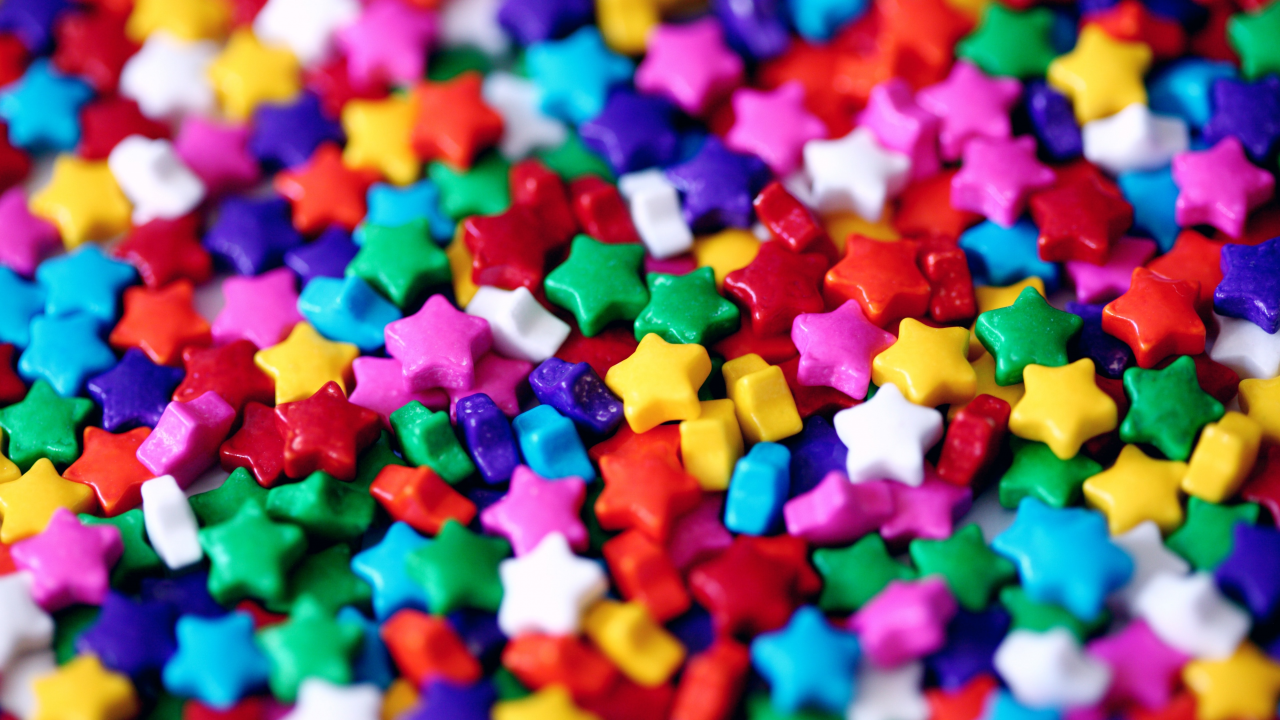
#> input picture Programacion de IA/Tratamiento de imagen/Ejercicio 4 OpenCV/images/caramelos.jpg, 3840 x 2160 px (shown at 1/3 size)
$ jupyter execute Practica_4_OpenCV.ipynb
#> lines starting #> are read from the running program, lines starting #| are printed output that depends on the picture; after the words box and inside, x2 and y2 are one past the last pixel; in counts of white or black regions, pixels touching at a corner belong together
# UT4 - Sesión 4: Introducción a OpenCV
**Módulo:** Programación de Inteligencia Artificial y Big Data
**Unidad:** UT4 - Tratamiento de Imagen

---

### Objetivo de la práctica
Dejar de tratar las imágenes "a mano" con bucles de NumPy y empezar a usar las herramientas profesionales de **OpenCV (cv2)**.
Aprenderás a gestionar archivos, transformar geometría, dibujar y, lo más importante, **entender la lógica de las máscaras binarias**.

### Requisitos previos
Necesitas una imagen llamada `imagen_a_analizar.png` en la misma carpeta que este notebook. Puedes usar cualquier foto (preferiblemente una con colores vivos y objetos definidos).

[cell 1]
# 🛠️ CONFIGURACIÓN INICIAL
import cv2
import numpy as np
import matplotlib.pyplot as plt

# Configuración para que las imágenes se vean bien en el notebook
import matplotlib
matplotlib.rcParams['figure.figsize'] = (6.0, 6.0)
matplotlib.rcParams['image.cmap'] = 'gray'

print(f"Versión de OpenCV instalada: {cv2.__version__}")

imagen_de_carga = 'images/caramelos.jpg'

---

## NIVEL 1: Primeros Pasos (Guiado)
*Objetivo: Familiarizarse con la sintaxis básica y el problema BGR vs RGB.*

### Ejercicio 1: Carga y Visualización
Carga la imagen `imagen_a_analizar.png`. Recuerda que OpenCV carga en **BGR** (Azul-Verde-Rojo), pero Matplotlib espera **RGB**. Si no conviertes, los colores saldrán invertidos.

[cell 2]
# 1. Cargar imagen
img_bgr = cv2.imread(imagen_de_carga)
#> img_bgr is the input picture: shape (2160, 3840, 3); mean B, G, R 111.7, 94.8, 129.1

# 2. Comprobar seguridad
if img_bgr is None:
    print("Error: No se encuentra la imagen. Sube una foto a la carpeta.")
else:
    # 3. Convertir de BGR a RGB para visualizar en el notebook
    img_rgb = cv2.cvtColor(img_bgr, cv2.COLOR_BGR2RGB)

    # 4. Mostrar
    plt.imshow(img_rgb)
    plt.title("Imagen cargada correctamente (RGB)")
    plt.axis('off')
    plt.show()

### Ejercicio 2: Inspección de Propiedades
Las imágenes en OpenCV siguen siendo arrays de NumPy. Es vital saber cuánto miden.

[cell 3]
if img_bgr is not None:
    # .shape devuelve (Alto, Ancho, Canales)
    alto, ancho, canales = img_bgr.shape

    print(f"🔹 Altura: {alto} píxeles")
#| 🔹 Altura: 2160 píxeles
    print(f"🔹 Anchura: {ancho} píxeles")
#| 🔹 Anchura: 3840 píxeles
    print(f"🔹 Canales: {canales} (3 = Color, 1 = Gris)")
#| 🔹 Canales: 3 (3 = Color, 1 = Gris)
    print(f"🔹 Tipo de dato: {img_bgr.dtype}") # uint8 es el estándar (0-255)
#| 🔹 Tipo de dato: uint8

### Ejercicio 3: Guardar Archivos
Vamos a convertir la imagen a escala de grises y guardarla en el disco duro como un archivo PNG nuevo.

[cell 4]
# 1. Convertir a Grises
img_gray = cv2.cvtColor(img_bgr, cv2.COLOR_BGR2GRAY)

# 2. Guardar en disco
# cv2.imwrite('nombre_archivo', variable_imagen)
exito = cv2.imwrite('resultado_gris.png', img_gray)

if exito:
    print("Imagen guardada como 'resultado_gris.png'. Revisa tu carpeta.")
else:
    print("Error al guardar.")

### Ejercicio 4: Recorte (ROI - Region of Interest)
OpenCV no tiene una función `.crop()`. Utilizamos directamente el **Slicing de NumPy**.
La sintaxis es `imagen[y_inicio:y_fin, x_inicio:x_fin]`.

[cell 5]
# Recortamos el cuadrante superior izquierdo
mitad_alto = alto // 2
mitad_ancho = ancho // 2

# OJO: Primero va el eje Y (filas), luego el X (columnas)
recorte = img_rgb[0:mitad_alto, 0:mitad_ancho]

plt.imshow(recorte)
plt.title("Recorte (ROI)")
plt.show()

### Ejercicio 5: Separación de Canales (Split)
Podemos separar la imagen en sus tres capas (Blue, Green, Red) para procesarlas individualmente.

[cell 6]
B, G, R = cv2.split(img_bgr)

# Visualizamos el canal ROJO
# Nota: Se ve en blanco y negro. Las zonas blancas son las que tienen mucho rojo.
plt.imshow(R, cmap='gray')
plt.title("Canal Rojo (Mapa de calor)")
plt.show()

---

## NIVEL 2: Manipulación (Intermedio)
*Instrucciones: En estos ejercicios sabes el objetivo, pero debes encontrar la función adecuada en la librería `cv2`. Presta mucha atención al orden de los parámetros, es donde suelen fallar estos algoritmos.*

### Ejercicio 6: Redimensionado
Queremos reducir la imagen a la mitad.
**Reto:** OpenCV es muy estricto con el tipo de dato de las dimensiones (deben ser enteros) y con el orden (primero ancho, luego alto).

[cell 7]
# 1. Calcular las nuevas dimensiones
# OJO: Las dimensiones en píxeles deben ser números enteros (int), no decimales.
nuevo_ancho = int(ancho / 2)
nuevo_alto = int(alto / 2)
nuevas_dims = (nuevo_ancho, nuevo_alto)

# 2. Busca la función de OpenCV para cambiar el tamaño (Resize)
# Pista: La función pide (imagen_origen, tamaño_destino_tupla)
# img_pequena = cv2.______(______, ______)
img_pequena = cv2.resize(img_rgb, nuevas_dims)

plt.imshow(img_pequena)
plt.title(f"Nueva forma: {img_pequena.shape}")
plt.show()

### Ejercicio 7: Rotación (La matriz de transformación)
En OpenCV, rotar no es una sola función. Es un proceso de dos pasos:
1. Calcular la matemática (Matriz de 2x3).
2. Aplicar esa matriz a los píxeles (Transformación Afín).

[cell 8]
centro = (ancho // 2, alto // 2)
angulo = 45
escala = 1.0

# 1. Generar la Matriz de Rotación
# Busca una función que devuelva una "RotationMatrix2D"
M = cv2.getRotationMatrix2D(centro, angulo, escala)

# 2. Aplicar la transformación
# Busca una función que aplique una transformación afín ("Warp Affine")
# Nota: Esta función pide el tamaño final como (ancho, alto)
img_rotada = cv2.warpAffine(img_rgb, M, (ancho, alto))

plt.imshow(img_rotada)
plt.show()

### Ejercicio 8: Dibujar Formas Geométricas
Dibuja un rectángulo verde y un círculo azul sólido.
**Reto:** Busca en la documentación cómo indicar que un círculo debe estar **relleno** en lugar de solo dibujar el borde.

[cell 9]
img_dibujo = img_rgb.copy()

# 1. Rectángulo Verde
# Busca la función que dibuja un rectángulo. Parámetros típicos: img, pt1, pt2, color, grosor.
# Dibuja desde (50,50) hasta (200,200). Color Verde en RGB es (0, 255, 0).
cv2.rectangle(img_dibujo, (50, 50), (200, 200), (0, 255, 0), 3)

# 2. Círculo Azul Relleno
# Busca la función que dibuja un círculo.
# Pista: Para rellenar una figura cerrada, el grosor (thickness) debe ser un número negativo específico.
cv2.circle(img_dibujo, (ancho//2, alto//2), 50, (0, 0, 255), -1)

plt.imshow(img_dibujo)
plt.show()

### Ejercicio 9: Umbralización (Binarizar)
Convierte la imagen a blanco y negro puro. Los píxeles claros serán blancos, los oscuros negros.
**Reto:** La función de umbral devuelve **dos** valores (una tupla). El primero es el umbral usado, el segundo es la imagen. Debes capturar solo la imagen.

[cell 10]
# Convertimos a grises primero
gris = cv2.cvtColor(img_bgr, cv2.COLOR_BGR2GRAY)

# Aplicar Umbral fijo (Threshold)
# Busca la función que aplica un umbral.
# Parámetros: imagen, valor_umbral(127), valor_maximo(255), tipo_umbral(BINARY)
# ¡Cuidado con el desempaquetado de la tupla de retorno!
_, binaria = cv2.threshold(gris, 127, 255, cv2.THRESH_BINARY)
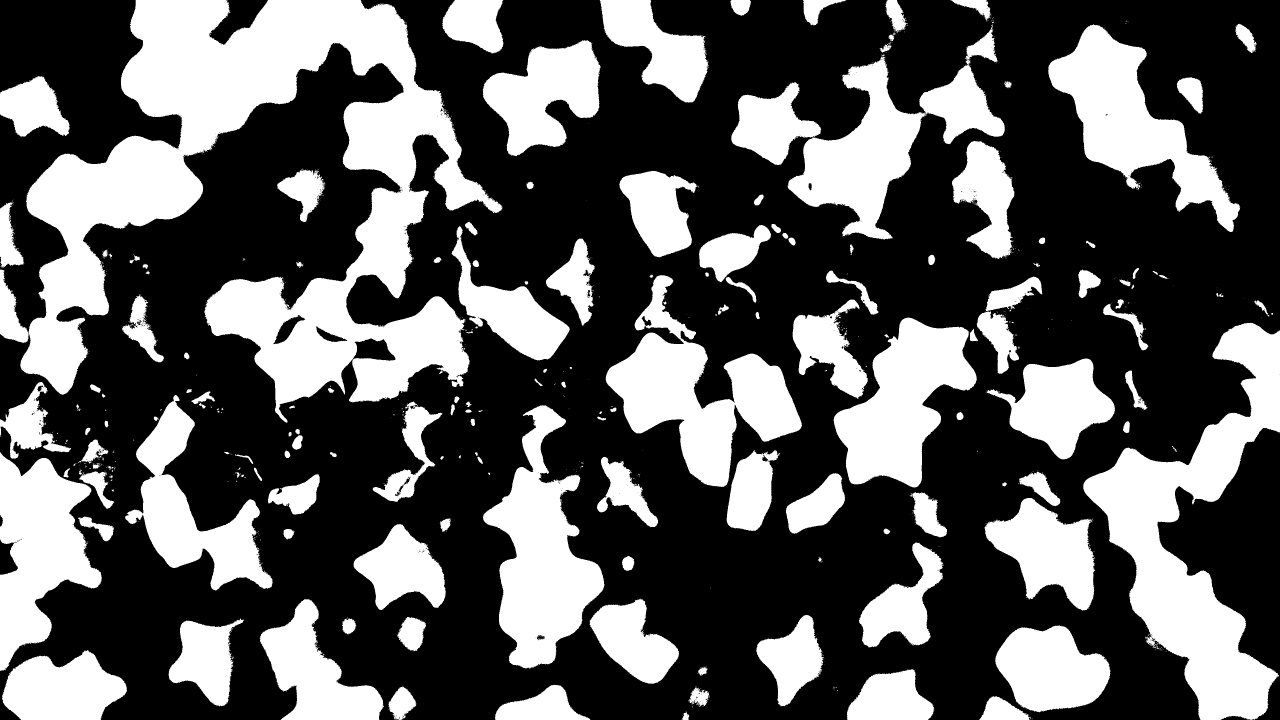
#> binaria: shape (2160, 3840) (shown at 1/3 size); 35.9% white; 1083 white regions (905 under 20 px), largest, box (x1, y1, x2, y2) and area: (0, 0, 1508, 1268) 709545, (3250, 968, 3840, 2160) 249721, (1817, 825, 2406, 1461) 142064

plt.imshow(binaria, cmap='gray')
plt.show()

### Ejercicio 10: Máscaras (La lógica de bits)
Tienes una máscara blanca sobre fondo negro. Quieres usarla para recortar la imagen original.
**Reto:** Entender que esto es una operación lógica `AND`. Si `A=Imagen` y `B=Mascara`: ¿Cómo hacemos para que solo quede `A` donde `B` es verdadero?

[cell 11]
# Preparamos una máscara de ejemplo (Círculo blanco)
mascara = np.zeros((alto, ancho), dtype='uint8')
cv2.circle(mascara, (ancho//2, alto//2), 100, 255, -1)
#> mascara: shape (2160, 3840); 0.38% white; 1 white region, box (x1, y1, x2, y2) and area: (1820, 980, 2021, 1181) 31417

# Aplicar la máscara
# Busca una función para la operación lógica "Bitwise AND".
# Truco: Estas funciones suelen pedir dos imágenes (src1, src2).
# Como solo tenemos una imagen real, pon la misma imagen en src1 y src2.
# Pasa la variable 'mascara' en el parámetro con nombre 'mask'.
resultado = cv2.bitwise_and(img_rgb, img_rgb, mask=mascara)

# Visualización
fig, (ax1, ax2) = plt.subplots(1, 2)
ax1.imshow(mascara, cmap='gray'); ax1.set_title("Máscara")
ax2.imshow(resultado); ax2.set_title("Recorte")
plt.show()

---

## NIVEL 3: Retos de Investigación (Sin pistas)
*Instrucciones: A partir de aquí se acabó la ayuda guiada. Tienes el enunciado del problema y una celda vacía. Deberás buscar en Google o en la documentación oficial las funciones necesarias para resolverlo. ¡Bienvenido al trabajo real de un ingeniero de Visión Artificial!*

### Ejercicio 11: Detector de Objetos Rojos (El problema del Matiz)
Crea un script que genere una máscara que muestre **SOLO** los píxeles rojos de la imagen.

**El Reto:** Si intentas detectar el rojo como cualquier otro color, verás que fallas o te dejas la mitad fuera.
**Investiga:** ¿Qué pasa con el matiz (Hue) del color ROJO en el círculo cromático de OpenCV (0-179)? ¿Está todo junto o separado? Tu código debe manejar esta excepción para ser robusto.

[cell 12]
# 1. Convertir a HSV
imagen_hsv = cv2.cvtColor(img_bgr, cv2.COLOR_BGR2HSV)
#> imagen_hsv: shape (2160, 3840, 3); mean H, S, V 108.1, 201.2, 179.9
# 2. Gestionar el rango del rojo (Investiga: ¿es un solo rango o son dos?)
# Máscara 1
lower_red = np.array([0,50,50])
upper_red = np.array([10,255,255])
mask1 = cv2.inRange(imagen_hsv, lower_red, upper_red)
#> mask1: shape (2160, 3840); 6.7% white; 441 white regions (302 under 20 px), largest, box (x1, y1, x2, y2) and area: (1504, 1232, 2171, 2160) 120423, (2344, 0, 2842, 300) 54916, (1219, 221, 1504, 506) 44344
# Máscara 2
lower_red = np.array([170,50,50])
upper_red = np.array([180,255,255])
mask2 = cv2.inRange(imagen_hsv, lower_red, upper_red)
#> mask2: shape (2160, 3840); 16.2% white; 487 white regions (336 under 20 px), largest, box (x1, y1, x2, y2) and area: (2152, 493, 2954, 1258) 216428, (276, 632, 1180, 1462) 198114, (1716, 1400, 2464, 2160) 173900

# 3. Generar la máscara final
mask = mask1 + mask2
#> mask: shape (2160, 3840); 22.9% white; 270 white regions (188 under 20 px), largest, box (x1, y1, x2, y2) and area: (1500, 1160, 2464, 2160) 350462, (2152, 493, 2960, 1267) 273268, (268, 615, 1180, 1462) 238596
# 4. Visualizar resultado (bitwise)
img_result = cv2.bitwise_and(img_rgb, img_rgb, mask=mask)
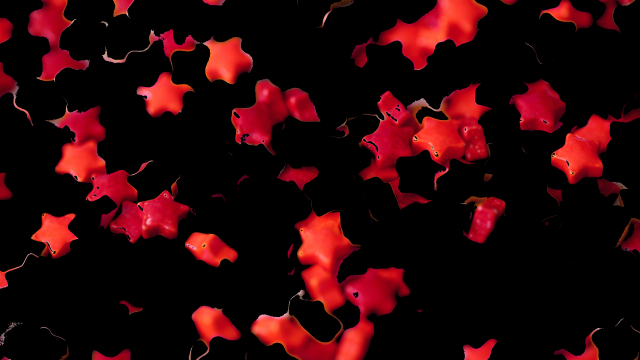
#> img_result: shape (2160, 3840, 3) (shown at 1/6 size); mean R, G, B 41.9, 5.7, 8.4
fig, (ax1, ax2) = plt.subplots(1, 2)
ax1.imshow(mask, cmap='gray'); ax1.set_title("Máscara")
ax2.imshow(img_result); ax2.set_title("Detección colores rojos")
plt.show()

### Ejercicio 12: Efecto Espejo Panorámico
Genera una nueva imagen que sea el doble de ancha que la original. En la mitad izquierda debe estar la imagen original y en la mitad derecha su reflejo en espejo (flip horizontal).

**Investiga:**
1. Cómo voltear una matriz (Flip).
2. Cómo concatenar dos matrices horizontalmente (Stacking).

[cell 13]
img_rgb_flip = cv2.flip(img_rgb, 1)
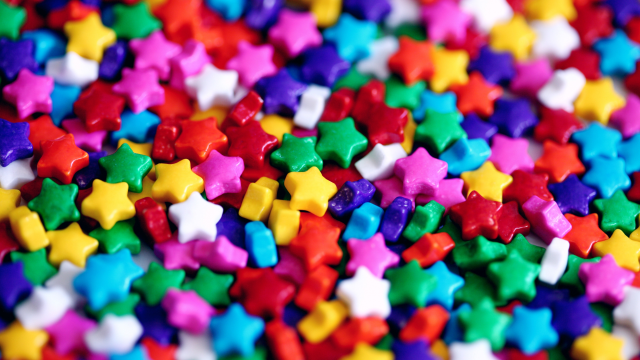
#> img_rgb_flip: shape (2160, 3840, 3) (shown at 1/6 size); mean R, G, B 129.1, 94.8, 111.7
img_panoramica = np.hstack((img_rgb, img_rgb_flip))
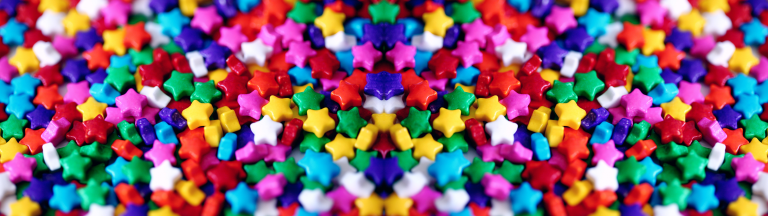
#> img_panoramica: shape (2160, 7680, 3) (shown at 1/10 size); mean R, G, B 129.1, 94.8, 111.7
plt.imshow(img_panoramica, cmap= "gray")
plt.show()

### Ejercicio 13: Texto Perfectamente Centrado
Escribe la palabra "INTELIGENCIA ARTIFICIAL" en el **centro geométrico exacto** de la imagen.

**El problema:** `cv2.putText` usa coordenadas, pero no sabe centrar texto automáticamente. Si pones el punto `(ancho/2, alto/2)`, el texto empezará ahí y quedará desplazado a la derecha.
**Reto:** Busca una función que te permita **medir** cuántos píxeles de ancho y alto ocupará una frase con una fuente y escala concretas ANTES de pintarla, para poder calcular la posición de inicio correcta.

[cell 14]
img_text = img_rgb.copy()
tamano_frase = cv2.getTextSize("INTELIGENCIA ARTIFICIAL", cv2.FONT_HERSHEY_SIMPLEX, 8, 20)
print("Tamaño de la frase:", tamano_frase)
img_text = cv2.putText(img_text, "INTELIGENCIA ARTIFICIAL", (ancho//2 - tamano_frase[0][0]//2, alto//2 + tamano_frase[0][1]//2), cv2.FONT_HERSHEY_SIMPLEX, 8, (0, 0, 0), 20)
plt.imshow(img_text, cmap= "gray")
plt.show()

### Ejercicio 14: Controlador de Brillo Interactivo
**Advertencia:** Usa `cv2.imshow` y `cv2.waitKey` (ventana nativa).

Crea una aplicación con un **Trackbar** que vaya de 0 a 100. Al moverlo, la imagen debe volverse más brillante.

**El Reto Matemático:** Si simplemente sumas el valor del trackbar a la imagen (`img + valor`), verás que al subir mucho el brillo ocurren cosas extrañas (colores que se invierten o ruido).
**Investiga:** ¿Qué es la **Saturación** en las operaciones aritméticas de OpenCV y qué función debes usar para sumar sin que el valor 255 "dé la vuelta" a 0?

[cell 15]
import cv2
import numpy as np
# Estructura recomendada:
# 1. Definir función callback vacía
def nada(x):
    pass
# 2. Crear ventana y trackbar
cv2.namedWindow("Controlador de brillo interactivo", cv2.WINDOW_NORMAL)
cv2.createTrackbar("Brillo", "Controlador de brillo interactivo", 0, 100, nada)
# 3. Bucle infinito:
while True:
    # Si la ventana se cierra manualmente, salir
    if cv2.getWindowProperty("Controlador de brillo interactivo", cv2.WND_PROP_VISIBLE) < 1:
        break

    img_brillo = img_bgr.copy()
    matriz_brillo = np.ones_like(img_brillo)
    #    - Leer trackbar
    brillo = cv2.getTrackbarPos("Brillo", "Controlador de brillo interactivo")
    #    - Operar imagen (Cuidado con el tipo de suma)
    # img_brillo = cv2.convertScaleAbs(img_brillo, alpha = 1, beta = brillo)
    matriz_brillo = matriz_brillo * brillo
    img_brillo = cv2.add(img_brillo, matriz_brillo)
    #    - Mostrar
    cv2.imshow("Controlador de brillo interactivo", img_brillo)
    #    - Salir con 'q'
    key = cv2.waitKey(1) & 0xFF
#> (key q is pressed here)
    if key == ord("q"):
        break
cv2.destroyAllWindows()

### Ejercicio 15: Color Selectivo (Efecto "Sin City" o "Schindler's List")
**El Boss Final.**
Consigue el siguiente efecto artístico: **Toda la imagen debe estar en blanco y negro, EXCEPTO un objeto de un color concreto (ej: rojo), que debe mantenerse en color original.**

No te daré pasos. Solo el objetivo. Tendrás que diseñar tú el algoritmo combinando máscaras, inversiones lógicas y sumas de imágenes.

[cell 16]
# Crear máscara de rojos
lower_red1 = np.array([0, 50, 50])
upper_red1 = np.array([10, 255, 255])
mask_red1 = cv2.inRange(imagen_hsv, lower_red1, upper_red1)

lower_red2 = np.array([170, 50, 50])
upper_red2 = np.array([180, 255, 255])
mask_red2 = cv2.inRange(imagen_hsv, lower_red2, upper_red2)

mask_rojo = mask_red1 + mask_red2

# Convertir imagen a blanco y negro
imagen_gris = cv2.cvtColor(img_bgr, cv2.COLOR_BGR2GRAY)
# Convertir a 3 canales para poder combinar luego con la imagen en bgr
imagen_gris_bgr = cv2.cvtColor(imagen_gris, cv2.COLOR_GRAY2BGR)

# Crear máscara sin rojos
mask_no_rojo = cv2.bitwise_not(mask_rojo)

# Sacar rojos de la imagen con color y zonas sin rojo de la imagen gris
rojos = cv2.bitwise_and(img_bgr, img_bgr, mask=mask_rojo)
sin_rojos = cv2.bitwise_and(imagen_gris_bgr, imagen_gris_bgr, mask=mask_no_rojo)

# Combinar
resultado = cv2.add(rojos, sin_rojos)
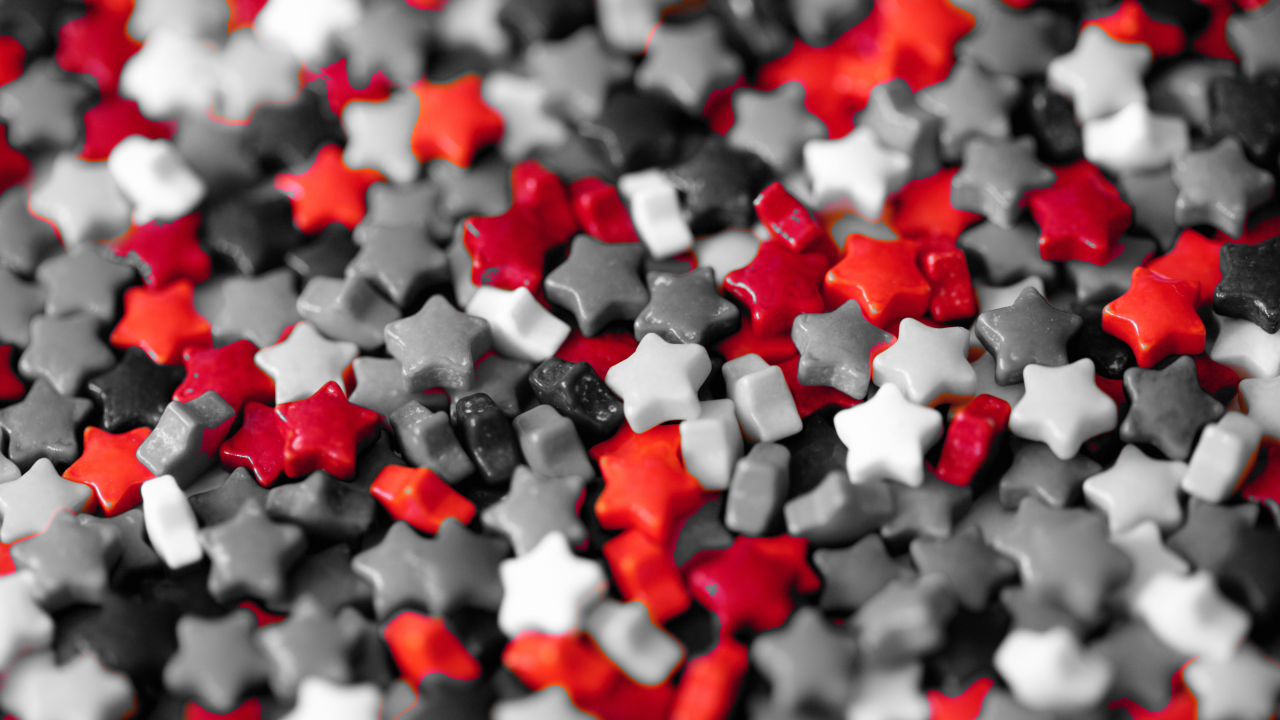
#> resultado: shape (2160, 3840, 3) (shown at 1/3 size); mean B, G, R 98.6, 95.9, 132

# Mostrar imagen
resultado_rgb = cv2.cvtColor(resultado, cv2.COLOR_BGR2RGB)
plt.imshow(resultado_rgb)
plt.show()
